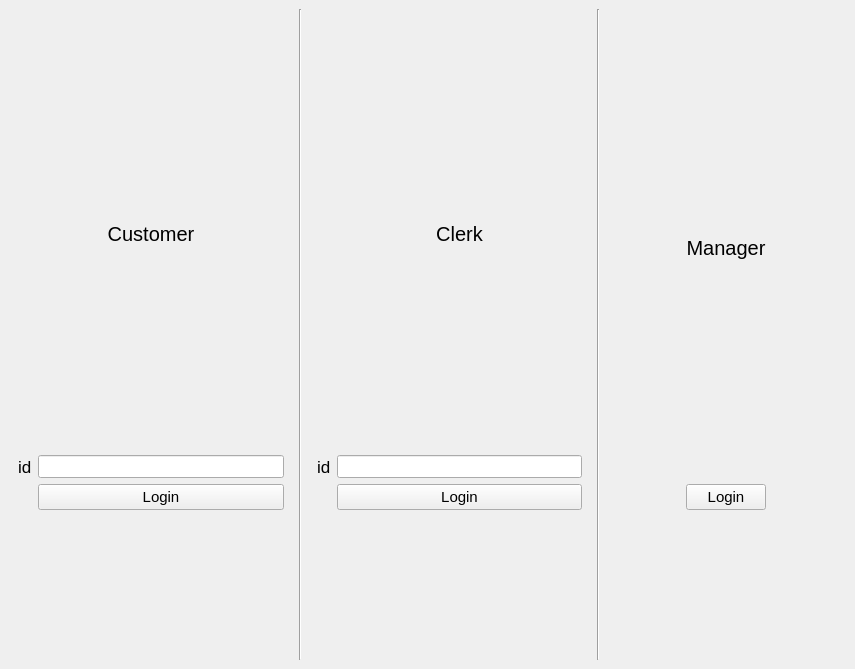
<?xml version="1.0" encoding="UTF-8"?>
<ui version="4.0">
 <class>MainWindow</class>
 <widget class="QMainWindow" name="MainWindow">
  <property name="geometry">
   <rect>
    <x>0</x>
    <y>0</y>
    <width>855</width>
    <height>669</height>
   </rect>
  </property>
  <property name="windowTitle">
   <string>MainWindow</string>
  </property>
  <widget class="QWidget" name="centralwidget">
   <layout class="QGridLayout" name="gridLayout">
    <item row="0" column="0">
     <widget class="QWidget" name="customer_widget" native="true">
      <layout class="QGridLayout" name="gridLayout_4">
       <property name="bottomMargin">
        <number>150</number>
       </property>
       <item row="1" column="1">
        <widget class="QLineEdit" name="customer_id_value">
         <property name="font">
          <font>
           <pointsize>10</pointsize>
          </font>
         </property>
        </widget>
       </item>
       <item row="1" column="0">
        <widget class="QLabel" name="cus_id_label">
         <property name="font">
          <font>
           <pointsize>13</pointsize>
          </font>
         </property>
         <property name="text">
          <string>id</string>
         </property>
        </widget>
       </item>
       <item row="2" column="1">
        <widget class="QPushButton" name="cutomer_btn">
         <property name="font">
          <font>
           <pointsize>11</pointsize>
          </font>
         </property>
         <property name="text">
          <string>Login</string>
         </property>
        </widget>
       </item>
       <item row="0" column="0" colspan="2">
        <widget class="QLabel" name="customer_label">
         <property name="font">
          <font>
           <pointsize>15</pointsize>
          </font>
         </property>
         <property name="text">
          <string>Customer</string>
         </property>
         <property name="alignment">
          <set>Qt::AlignCenter</set>
         </property>
        </widget>
       </item>
      </layout>
     </widget>
    </item>
    <item row="0" column="2">
     <widget class="QWidget" name="clerk_widget" native="true">
      <layout class="QGridLayout" name="gridLayout_3">
       <property name="bottomMargin">
        <number>150</number>
       </property>
       <item row="0" column="1">
        <widget class="QLabel" name="clerk_label">
         <property name="font">
          <font>
           <pointsize>15</pointsize>
          </font>
         </property>
         <property name="text">
          <string>Clerk</string>
         </property>
         <property name="alignment">
          <set>Qt::AlignCenter</set>
         </property>
        </widget>
       </item>
       <item row="1" column="0">
        <widget class="QLabel" name="ck_id_label">
         <property name="font">
          <font>
           <pointsize>13</pointsize>
          </font>
         </property>
         <property name="text">
          <string>id</string>
         </property>
        </widget>
       </item>
       <item row="1" column="1">
        <widget class="QLineEdit" name="clerk_id_value">
         <property name="font">
          <font>
           <pointsize>10</pointsize>
          </font>
         </property>
        </widget>
       </item>
       <item row="2" column="1">
        <widget class="QPushButton" name="clerk_btn">
         <property name="font">
          <font>
           <pointsize>11</pointsize>
          </font>
         </property>
         <property name="text">
          <string>Login</string>
         </property>
        </widget>
       </item>
      </layout>
     </widget>
    </item>
    <item row="0" column="4">
     <widget class="QWidget" name="manager_widget" native="true">
      <layout class="QGridLayout" name="gridLayout_2">
       <property name="leftMargin">
        <number>80</number>
       </property>
       <property name="rightMargin">
        <number>80</number>
       </property>
       <property name="bottomMargin">
        <number>150</number>
       </property>
       <item row="0" column="0">
        <widget class="QLabel" name="manager_label">
         <property name="minimumSize">
          <size>
           <width>0</width>
           <height>0</height>
          </size>
         </property>
         <property name="font">
          <font>
           <pointsize>15</pointsize>
          </font>
         </property>
         <property name="text">
          <string>Manager</string>
         </property>
         <property name="alignment">
          <set>Qt::AlignCenter</set>
         </property>
         <property name="wordWrap">
          <bool>false</bool>
         </property>
         <property name="margin">
          <number>0</number>
         </property>
         <property name="indent">
          <number>21</number>
         </property>
        </widget>
       </item>
       <item row="1" column="0">
        <widget class="QPushButton" name="manager_btn">
         <property name="font">
          <font>
           <pointsize>11</pointsize>
          </font>
         </property>
         <property name="text">
          <string>Login</string>
         </property>
        </widget>
       </item>
      </layout>
     </widget>
    </item>
    <item row="0" column="3">
     <widget class="Line" name="line">
      <property name="orientation">
       <enum>Qt::Vertical</enum>
      </property>
     </widget>
    </item>
    <item row="0" column="1">
     <widget class="Line" name="line_2">
      <property name="orientation">
       <enum>Qt::Vertical</enum>
      </property>
     </widget>
    </item>
   </layout>
  </widget>
 </widget>
 <resources/>
 <connections/>
</ui>
